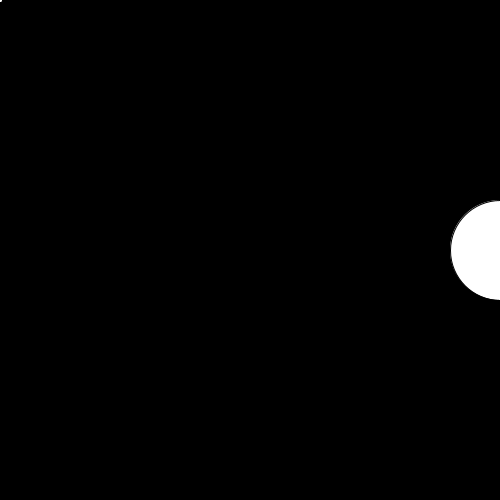
Frame 1 (no input)
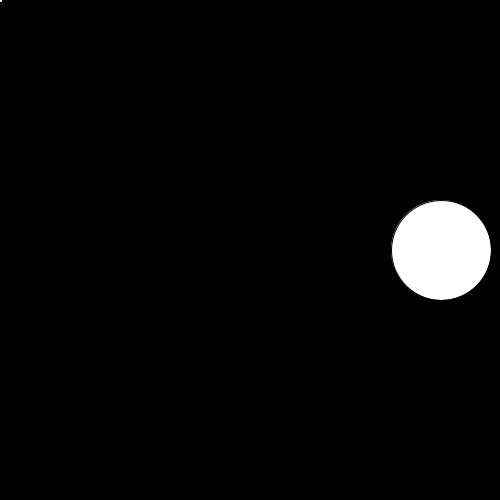
Frame 60 (the mouse pressed at the canvas centre just before this capture)
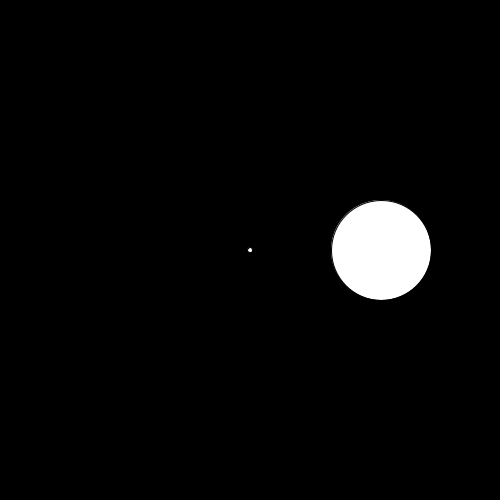
Frame 120 (the mouse held since frame 60 and released just before this capture)

The Processing sketch that drew these frames (run headless with seeded random() and noise(); from frame 60 on, the mouse is pressed at the canvas centre):

// Processing sketch: circleCollisions
// ── circleCollisions.pde
void setup()
{
  size(500, 500);
  
  x = width;
  w = 100;
  y = height /2;
}

float x, y, w;

float bx, by;

void draw()
{
  background(0);
  pushMatrix();
  translate(x, y);
  ellipse(0, 0, w, w);
  popMatrix();
  x --;
  
  
  bx = mouseX;
  by = mouseY;
  
  ellipse(bx, by, 5, 5);
  
  if (dist(bx, by, x, y) <  (w/2))
  {
    textSize(100);
    fill(255);
    text("Collides!!!", 20, 50);
  }
  
  
}
